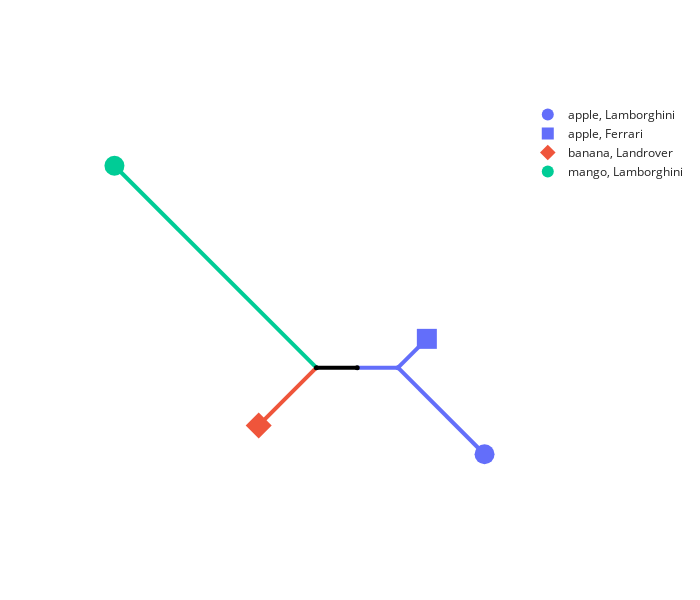

Write notebook code for a chart like this one.
### Code cell
anjl.plot_equal_angle(
    Z=Z1r,
    leaf_data=ld1,
    hover_name="name",
    hover_data=["fruit", "vegetable", "animal", "car"],
    color="fruit",
    marker_size=20,
    symbol="car",
    internal_marker_size=5,
    line_width=4,
)

### Figure 1 — Plotly figure (JSON) as saved in the notebook; plotly's stock layout.template omitted (floating-point values rounded to 4 significant figures)
{"data": [{"hovertemplate": "fruit=apple<br>x=%{x}<br>y=%{y}<extra></extra>", "legendgroup": "apple", "line": {"color": "#636EFA", "dash": "solid", "width": 4}, "marker": {"symbol": "circle"}, "mode": "lines", "name": "apple", "orientation": "v", "showlegend": false, "type": "scatter", "x": [0, 1, null, 1, 1.707, null, 1, 3.121, null], "xaxis": "x", "y": [0, 6.123e-17, null, 6.123e-17, 0.7071, null, 6.123e-17, -2.121, null], "yaxis": "y"}, {"hovertemplate": "fruit=banana<br>x=%{x}<br>y=%{y}<extra></extra>", "legendgroup": "banana", "line": {"color": "#EF553B", "dash": "solid", "width": 4}, "marker": {"symbol": "circle"}, "mode": "lines", "name": "banana", "orientation": "v", "showlegend": false, "type": "scatter", "x": [-1, -2.414, null], "xaxis": "x", "y": [-1.837e-16, -1.414, null], "yaxis": "y"}, {"hovertemplate": "fruit=mango<br>x=%{x}<br>y=%{y}<extra></extra>", "legendgroup": "mango", "line": {"color": "#00CC96", "dash": "solid", "width": 4}, "marker": {"symbol": "circle"}, "mode": "lines", "name": "mango", "orientation": "v", "showlegend": false, "type": "scatter", "x": [-1, -5.95, null], "xaxis": "x", "y": [-1.837e-16, 4.95, null], "yaxis": "y"}, {"hovertemplate": "fruit=<br>x=%{x}<br>y=%{y}<extra></extra>", "legendgroup": "", "line": {"color": "black", "dash": "solid", "width": 4}, "marker": {"symbol": "circle"}, "mode": "lines", "name": "", "orientation": "v", "showlegend": false, "type": "scatter", "x": [0, -1, null], "xaxis": "x", "y": [0, -1.837e-16, null], "yaxis": "y"}, {"customdata": [["apple", "pea", "ladybird", "Lamborghini"]], "hovertemplate": "<b>%{hovertext}</b><br><br>fruit=%{customdata[0]}<br>car=%{customdata[3]}<br>x=%{x}<br>y=%{y}<br>vegetable=%{customdata[1]}<br>animal=%{customdata[2]}<extra></extra>", "hovertext": ["B"], "legendgroup": "apple, Lamborghini", "marker": {"color": "#636EFA", "size": 20, "symbol": "circle"}, "mode": "markers", "name": "apple, Lamborghini", "orientation": "v", "showlegend": true, "type": "scatter", "x": [3.121], "xaxis": "x", "y": [-2.121], "yaxis": "y"}, {"customdata": [["apple", "carrot", "pigeon", "Ferrari"]], "hovertemplate": "<b>%{hovertext}</b><br><br>fruit=%{customdata[0]}<br>car=%{customdata[3]}<br>x=%{x}<br>y=%{y}<br>vegetable=%{customdata[1]}<br>animal=%{customdata[2]}<extra></extra>", "hovertext": ["A"], "legendgroup": "apple, Ferrari", "marker": {"color": "#636EFA", "size": 20, "symbol": "square"}, "mode": "markers", "name": "apple, Ferrari", "orientation": "v", "showlegend": true, "type": "scatter", "x": [1.707], "xaxis": "x", "y": [0.7071], "yaxis": "y"}, {"customdata": [["banana", "cabbage", "pigeon", "Landrover"]], "hovertemplate": "<b>%{hovertext}</b><br><br>fruit=%{customdata[0]}<br>car=%{customdata[3]}<br>x=%{x}<br>y=%{y}<br>vegetable=%{customdata[1]}<br>animal=%{customdata[2]}<extra></extra>", "hovertext": ["C"], "legendgroup": "banana, Landrover", "marker": {"color": "#EF553B", "size": 20, "symbol": "diamond"}, "mode": "markers", "name": "banana, Landrover", "orientation": "v", "showlegend": true, "type": "scatter", "x": [-2.414], "xaxis": "x", "y": [-1.414], "yaxis": "y"}, {"customdata": [["mango", "cabbage", "spider", "Lamborghini"]], "hovertemplate": "<b>%{hovertext}</b><br><br>fruit=%{customdata[0]}<br>car=%{customdata[3]}<br>x=%{x}<br>y=%{y}<br>vegetable=%{customdata[1]}<br>animal=%{customdata[2]}<extra></extra>", "hovertext": ["D"], "legendgroup": "mango, Lamborghini", "marker": {"color": "#00CC96", "size": 20, "symbol": "circle"}, "mode": "markers", "name": "mango, Lamborghini", "orientation": "v", "showlegend": true, "type": "scatter", "x": [-5.95], "xaxis": "x", "y": [4.95], "yaxis": "y"}, {"hovertemplate": "<b>%{hovertext}</b><br><br>fruit=apple<br>x=%{x}<br>y=%{y}<extra></extra>", "hovertext": [4], "legendgroup": "apple", "marker": {"color": "#636EFA", "size": 5, "symbol": "circle"}, "mode": "markers", "name": "apple", "orientation": "v", "showlegend": false, "type": "scatter", "x": [1], "xaxis": "x", "y": [6.123e-17], "yaxis": "y"}, {"hovertemplate": "<b>%{hovertext}</b><br><br>fruit=<br>x=%{x}<br>y=%{y}<extra></extra>", "hovertext": [6, 5], "legendgroup": "", "marker": {"color": "black", "size": 5, "symbol": "circle"}, "mode": "markers", "name": "", "orientation": "v", "showlegend": false, "type": "scatter", "x": [0, -1], "xaxis": "x", "y": [0, -1.837e-16], "yaxis": "y"}], "layout": {"height": 600, "legend": {"itemsizing": "constant", "tracegroupgap": 0}, "width": 700, "xaxis": {"autorange": true, "domain": [0, 1], "mirror": false, "range": [-6.79, 3.962], "showgrid": false, "showline": false, "showticklabels": false, "ticks": "", "title": {}, "type": "linear"}, "yaxis": {"autorange": true, "domain": [0, 1], "mirror": false, "range": [-3.671, 6.499], "scaleanchor": "x", "scaleratio": 1, "showgrid": false, "showline": false, "showticklabels": false, "ticks": "", "title": {}, "type": "linear"}}}
